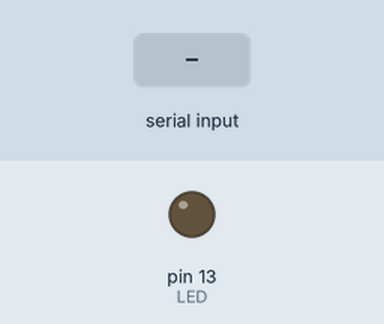
A sketch run on a simulated Arduino Uno, built with avr-gcc and run on an emulated ATmega328P. On the bench: output pins drawn as LEDs (lit = HIGH). The test bench sets the inputs (shaded band).

Above: at 1.2 s.
1.3 s: "1" received over Serial
At 2.5 s:
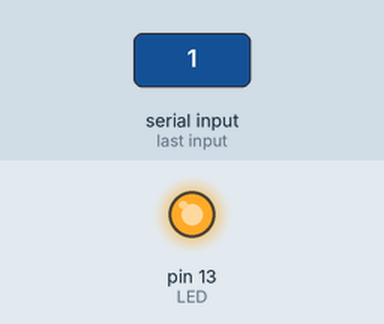
2.8 s: "0" received over Serial
At 3.7 s:
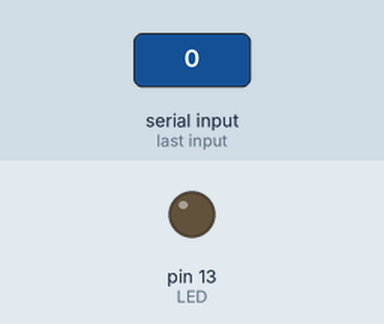
4.3 s: "2" received over Serial
At 4.8 s:
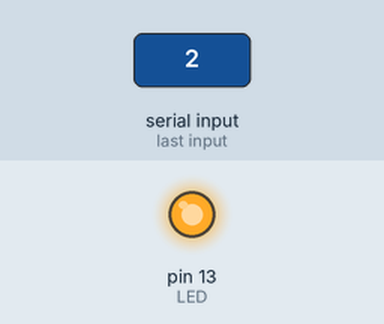
Timing chart, 0 to 7.3 s (numbered marks = the images above; inputs shaded):
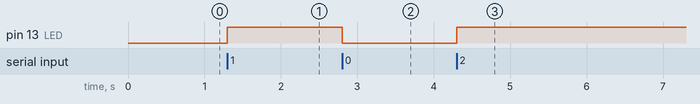

The sketch:

Bluetooth.ino
```cpp
#define LED   13
void setup() {
  Serial.begin(9600);
  pinMode(LED,OUTPUT);
}

void loop()
{
  while(Serial.available()==0);
  char c = Serial.read();
  if(c == '0')
  digitalWrite(LED,LOW);
  else
  digitalWrite(LED,HIGH);
}
```

Measured:
- after the input at 1.3 s, pin 13 (LED): LOW → HIGH at once
- after the input at 2.8 s, pin 13 (LED): HIGH → LOW at once
- after the input at 4.3 s, pin 13 (LED): LOW → HIGH at once
